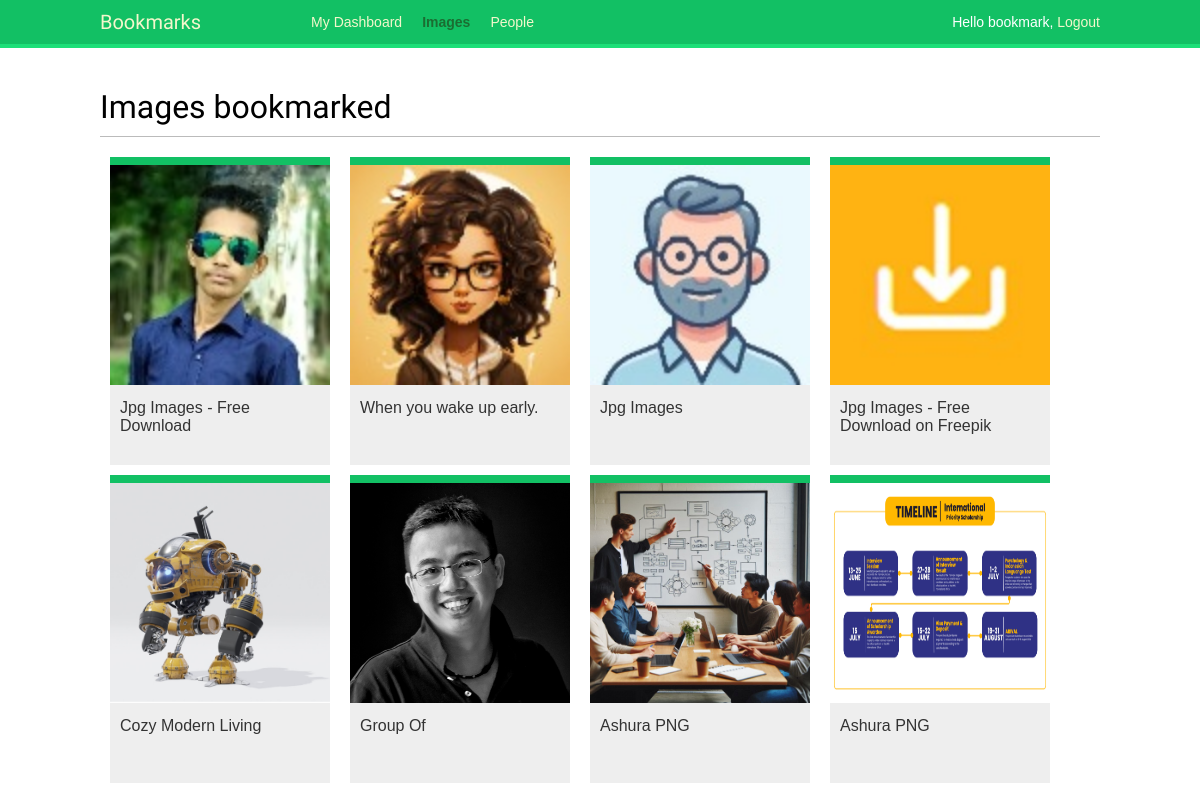
The app's page /images/ (signed in) with its own data.
### images/models.py (models this page shows, shortened)
class Image(models.Model):
    user = models.ForeignKey(settings.AUTH_USER_MODEL,
                             related_name='images_created', on_delete=models.CASCADE)
    title = models.CharField(max_length=200)
    slug = models.SlugField(max_length=200, blank=True)
    url = models.URLField(max_length=4000)
    image = models.ImageField(upload_to="images/%Y/%m/%d/")
    description = models.TextField(blank=True)
    created = models.DateField(auto_now_add=True)
    users_like = models.ManyToManyField(settings.AUTH_USER_MODEL,
                                       related_name='images_liked',
                                       blank=True)
    total_likes = models.PositiveIntegerField(default=0)
    class Meta:
        indexes = [
            models.Index(fields=['-created']),
            models.Index(fields=['-total_likes'])
        ]
        ordering = ['-created']
    def get_absolute_url(self):
        return reverse("images:detail", args=[self.id, self.slug])

### images/views.py (the view)
# urls.py: path('', views.image_list, name='list')
@login_required
def image_list(request):
    images = Image.objects.all()
    paginator = Paginator(images, 8)
    page = request.GET.get('page')
    images_only = request.GET.get('images_only')
    try:
        images = paginator.page(page)
    except PageNotAnInteger:
        images = paginator.page(1)
    except EmptyPage:
        if images_only:
            return HttpResponse('')
        images = paginator.page(paginator.num_pages)
    if images_only:
        return render(request, 'images/image/list_images.html',
                      {'section':'images', 'images':images})
    return render(request, 'images/image/list.html',
                  {'section':'images', 'images':images})

### images/templates/images/image/list.html (shortened to what this page needs)
{% extends "base.html" %}
{% block content %}
    <h1>Images bookmarked</h1>
    <div id="image-list">
        {% include "images/image/list_images.html" %}
    </div>
{% endblock %}

### templates/base.html (shortened to what this page needs)
{% load static %}
<!DOCTYPE html>
<html>
<head>
    <link href="{% static "css/base.css" %}" rel="stylesheet">
</head>
<body>
    <div id="header">
        <span class="logo">Bookmarks</span>
        {% if request.user.is_authenticated %}
            <ul class="menu">
                <li {% if section == "dashboard" %}class="selected"{% endif %}>
                    <a href="{%url "dashboard" %}">My Dashboard</a>
                </li>
                <li {% if section == "images" %}class="selected"{% endif %}>
                    <a href="{% url "images:list" %}">Images</a>
                </li>
                <li {% if section == "people" %}class="selected"{% endif %}>
                    <a href="{% url "user_list" %}">People</a>
                </li>
            </ul>
        {% endif %}
        <span class="user">
            {% if request.user.is_authenticated %}
                Hello {{request.user.firstName|default:request.user.username}},
                <a href={% url "logout" %}>Logout</a>
            {% else %}
                <a href={% url "login" %}>Login</a>
            {% endif %}
        </span>
    </div>
    <div id="content">
        {% block content %}
        {% endblock %}
    </div>
</body>
</html>

### images/templates/images/image/list_images.html
{% load thumbnail %}
    {% for image in images %}
        <div class="image">
            <a href="{{ image.get_absolute_url }}">
                {% thumbnail image.image 300x300 crop="smart" as im %}
                <a href="{{ image.get_absolute_url }}">
                    <img src="{{ im.url }}">
                </a>
            </a>
            <div class="info">
                <a href="{{ image.get_absolute_url }}" class="title">
                    {{ image.title }}
                </a>
            </div>
        </div>
    {% endfor %}

### static/css/base.css (style rules this page uses)
body { margin:0; padding:0; font-family:helvetica, sans-serif; }
a { color:#12c064; text-decoration:none; }
h1, h2, h3, h4, h5 , h6 { font-family: 'Muli', sans-serif; font-weight:normal; }
h1 { border-bottom:1px solid #bbb; padding:0 0 10px 0; margin:10px 0 20px 0; }
#header { padding:10px 100px; font-size:14px; background:#12c064; color:#fff; border-bottom:4px solid #1cdf78; overflow:auto; }
#header .logo { font-family: 'Muli', sans-serif; float:left; color:#f3f7cc; font-size:20px; margin-right:10%; }
#header ul.menu { list-style:none; float:left; margin:0; padding:0; }
#header ul.menu li { float:left; padding:4px 10px; }
#header ul.menu li.selected a, #header ul.menu li.selected a:hover { color:#1b6d32; font-weight:bold; }
#header a { color:#f3f7cc; }
#header .user { float:right; padding-top:4px; }
#content { padding:30px 100px; }
#image-list { overflow:hidden; }
#image-list .image { float:left; width:220px; height:300px; margin:0 10px 10px 10px; border-top:8px solid #12c064; background:#eee; }
#image-list img { width:220px; height:220px; }
#image-list .info { padding:10px; }
#image-list .info a { color:#333; }

### records on screen
Image: shows a picture, title "Jpg Images - Free Download"
Image: shows a picture, title "When you wake up early."
Image: shows a picture, title "Jpg Images"
Image: shows a picture, title "Jpg Images - Free Download on Freepik"
Image: shows a picture, title "Cozy Modern Living"
Image: shows a picture, title "Group Of"
Image: shows a picture, title "Ashura PNG"
Image: shows a picture, title "Ashura PNG"

### other values on screen
{{ request.user.firstName|default:request.user.username }} "bookmark"
